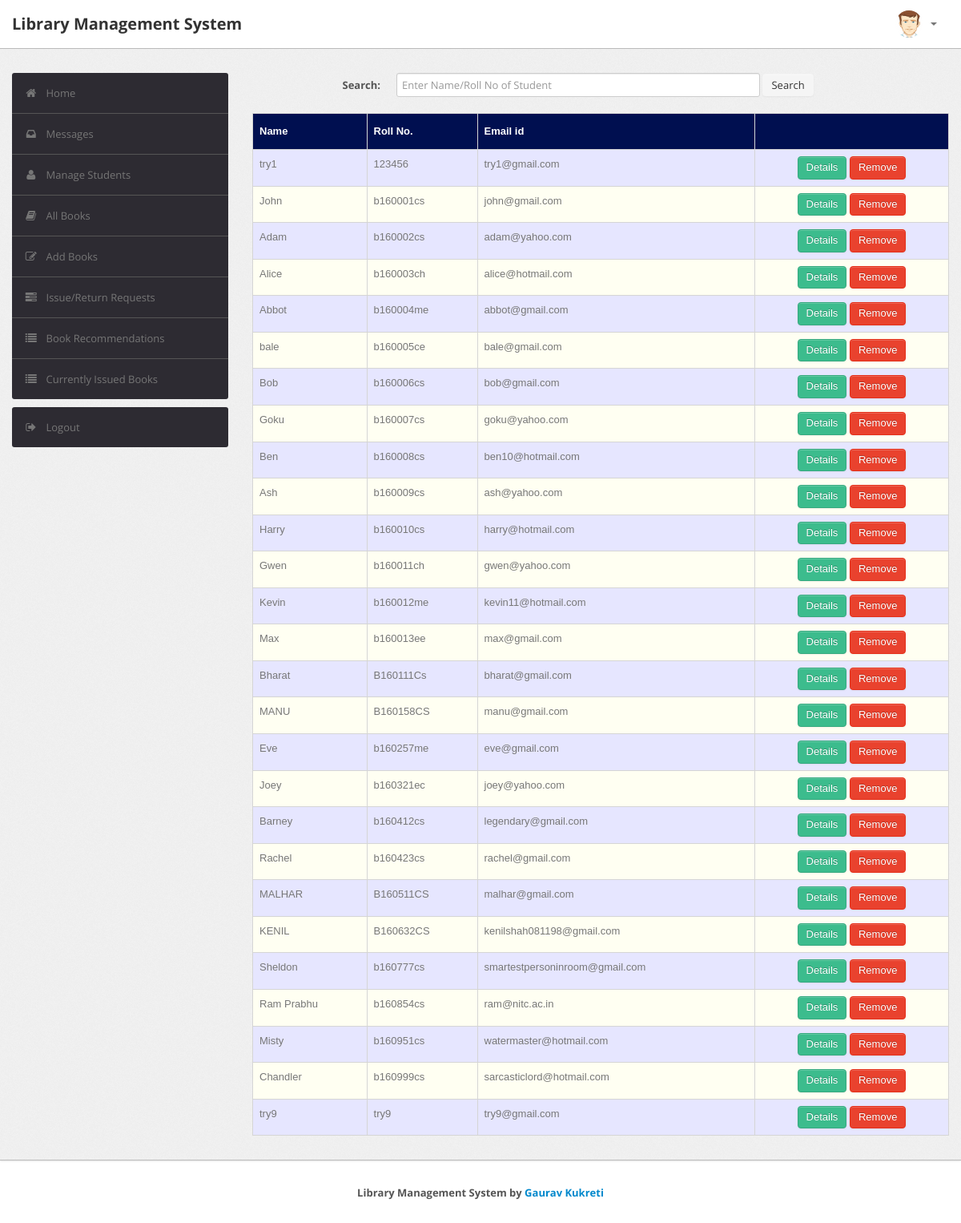
Screenshot of /admin/student.php (signed in) with the database file from the repository.
### tables this page shows
CREATE TABLE `user` (
  `RollNo` varchar(50) NOT NULL,
  `Name` varchar(50) DEFAULT NULL,
  `Type` varchar(50) DEFAULT NULL,
  `EmailId` varchar(50) DEFAULT NULL,
  `MobNo` bigint(11) DEFAULT NULL,
  `Password` varchar(50) DEFAULT NULL
);

### admin/student.php (the view, shortened to what this page needs)
<?php
require('dbconn.php');
?>
<?php
if ($_SESSION['RollNo']) {
    ?>
<!DOCTYPE html>
<html lang="en">
    <head>
        <link type="text/css" href="bootstrap/css/bootstrap.min.css" rel="stylesheet">
        <link type="text/css" href="bootstrap/css/bootstrap-responsive.min.css" rel="stylesheet">
        <link type="text/css" href="css/theme.css" rel="stylesheet">
        <link type="text/css" href="images/icons/css/font-awesome.css" rel="stylesheet">
    </head>
    <body>
        <div class="navbar navbar-fixed-top">
            <div class="navbar-inner">
                <div class="container">
                        <a class="brand" href="index.php">Library Management System</a>
                    <div class="nav-collapse collapse navbar-inverse-collapse">
                        <ul class="nav pull-right">
                            <li class="nav-user dropdown"><a href="#" class="dropdown-toggle" data-toggle="dropdown">
                                <img src="images/user.png" class="nav-avatar" />
                                <b class="caret"></b></a>
                            </li>
                        </ul>
                    </div>
                </div>
            </div>
        </div>
        <div class="wrapper">
            <div class="container">
                <div class="row">
                    <div class="span3">
                        <div class="sidebar">
                            <ul class="widget widget-menu unstyled">
                                <li class="active"><a href="index.php"><i class="menu-icon icon-home"></i>Home
                                </a></li>
                                 <li><a href="message.php"><i class="menu-icon icon-inbox"></i>Messages</a>
                                </li>
                                <li><a href="student.php"><i class="menu-icon icon-user"></i>Manage Students </a>
                                </li>
                                <li><a href="book.php"><i class="menu-icon icon-book"></i>All Books </a></li>
                                <li><a href="addbook.php"><i class="menu-icon icon-edit"></i>Add Books </a></li>
                                <li><a href="requests.php"><i class="menu-icon icon-tasks"></i>Issue/Return Requests </a></li>
                                <li><a href="recommendations.php"><i class="menu-icon icon-list"></i>Book Recommendations </a></li>
                                <li><a href="current.php"><i class="menu-icon icon-list"></i>Currently Issued Books </a></li>
                            </ul>
                            <ul class="widget widget-menu unstyled">
                                <li><a href="logout.php"><i class="menu-icon icon-signout"></i>Logout </a></li>
                            </ul>
                        </div>
                    </div>
                    <div class="span9">
                        <form class="form-horizontal row-fluid" action="student.php" method="post">
                                        <div class="control-group">
                                            <label class="control-label" for="Search"><b>Search:</b></label>
                                            <div class="controls">
                                                <input type="text" id="title" name="title" placeholder="Enter Name/Roll No of Student" class="span8" required>
                                                <button type="submit" name="submit"class="btn">Search</button>
                                            </div>
                                        </div>
                                    </form>
                                    <br>
                                    <?php
                                    if(isset($_POST['submit']))
                                        {$s=$_POST['title'];
                                            $sql="select * from lms.user where (RollNo='$s' or Name like '%$s%') and RollNo<>'ADMIN'";
                                        }
                                    else
                                        $sql="select * from lms.user where RollNo<>'ADMIN'";
                                    $result=$conn->query($sql);
                                    $rowcount=mysqli_num_rows($result);
                                    if(!($rowcount))
                                        echo "<br><center><h2><b><i>No Results</i></b></h2></center>";
                                    else
                                    {
                                    ?>
                        <table class="table" id = "tables">
                                  <thead>
                                    <tr>
                                      <th>Name</th>
                                      <th>Roll No.</th>
                                      <th>Email id</th>
                                      <th></th>
                                    </tr>
                                  </thead>
                                  <tbody>
                    <?php
                            while($row=$result->fetch_assoc())
                            {
                                $email=$row['EmailId'];
                                $name=$row['Name'];
                                $rollno=$row['RollNo'];
                            ?>
                                    <tr>
                                      <td><?php echo $name ?></td>
                                      <td><?php echo $rollno ?></td>
                                      <td><?php echo $email ?></td>
                                        <td>
                                        <center>
                                            <a href="studentdetails.php?id=<?php echo $rollno; ?>" class="btn btn-success">Details</a>
                                            <a href="remove_student.php?id=<?php echo $rollno; ?>" class="btn btn-danger">Remove</a>
                                      </center>
                                        </td>
                                    </tr>
                            <?php }} ?>
                                  </tbody>
                                </table>
                            </div>
                </div>
            </div>
        </div>
        <div class="footer">
            <div class="container" style="display: flex; justify-content: center; align-items: center;">
                <b>Library Management System by <a target="_blank" href="https://github.com/GauravKukreti">Gaurav
                        Kukreti</a></b>
            </div>
        </div>
    </body>
</html>
<?php }
else {
    echo "<script type='text/javascript'>alert('Access Denied!!!')</script>";
} ?>

### admin/css/theme.css (style rules this page uses)
#tables { font-family: "Trebuchet MS", Arial, Helvetica, sans-serif; border-collapse: collapse; width: 100%; }
#tables td, #tables th { border: 1px solid #ddd; padding: 8px; }
#tables tr:nth-child(even) { background-color: #fffff2; }
#tables tr:nth-child(odd) { background-color: #e6e6ff; }
#tables th { padding-top: 12px; padding-bottom: 12px; text-align: left; background-color: #000F50; color: white; }
body { font-size: 13px; font-family: 'Open Sans', Arial, sans-serif; background: #fff; color: #777 }
strong, b { color: #555 }
.wrapper { background: url(../images/bg.png) #eee; border-bottom: 1px solid #bbb; -webkit-box-shadow: 0 1px 2px rgba(0,0,0,0.1); -moz-box-shadow: 0 1px 2px rgba(0,0,0,0.1); box-shadow: 0 1px 2px rgba(0,0,0,0.1); padding: 30px 0 }
.footer { color: #999; padding: 30px 0 60px }
form { margin: 0 }
select, textarea, input[type="text"], input[type="password"], input[type="datetime"], input[type="datetime-local"], input[type="date"], input[type="month"], input[type="time"], input[type="week"], input[type="number"], input[type="email"], input[type="url"], input[type="search"], input[type="tel"], input[type="color"], .uneditable-input, label, input, button, select, textarea { -webkit-border-radius: 3px; -moz-border-radius: 3px; border-radius: 3px; font-size: 13px; font-family: 'Open Sans', Tahoma, Arial, sans-serif }
body [class^="icon-"], body [class*=" icon-"] { font-size: 14px; line-height: 20px; height: 20px }
.form-horizontal .control-group, .form-vertical .control-group { margin-bottom: 0 }
.navbar { position: static!important; margin: 0!important }
.navbar .navbar-inner { background: #fff; border-bottom: 1px solid #bbb; -webkit-box-shadow: 0 1px 2px rgba(0,0,0,0.15); -moz-box-shadow: 0 1px 2px rgba(0,0,0,0.15); box-shadow: 0 1px 2px rgba(0,0,0,0.15) }
.navbar .brand { color: #333; font-weight: bold; font-size: 20px; margin-right: 20px; padding: 20px }
.navbar .nav>li>a { padding: 20px 15px; font-weight: bold; color: #777 }
.nav-user>a { height: 20px }
.nav-avatar { width: 34px; height: 34px; margin: -7px 5px 0 0; -webkit-border-radius: 50%; -moz-border-radius: 50%; border-radius: 50% }
.btn, .btn-box { -webkit-border-radius: 3px; -moz-border-radius: 3px; border-radius: 3px }
.btn { font-size: 13px; font-weight: 600 }
.btn { display: inline-block; margin-bottom: 0; font-weight: 400; text-align: center; vertical-align: middle; cursor: pointer; background-image: none; border: 1px solid transparent; white-space: nowrap; padding: 4px 10px; font-size: 13px; line-height: 1.42857; border-radius: 4px; -webkit-user-select: none; -moz-user-select: none; -ms-user-select: none; user-select: none }
.btn-success { color: #fff; background-color: #3cbc8d; border-color: #36a97f }
.btn-danger { color: #fff; background-color: #e9422e; border-color: #e52e18 }
.table { margin-bottom: 0 }
.table th, .table td { border-color: #d5d5d5!important }
.widget-menu { background: #fff; -webkit-border-radius: 3px; -moz-border-radius: 3px; border-radius: 3px; overflow: hidden }
.widget-menu a { color: #555; display: block; line-height: 20px; padding: 15px; text-decoration: none!important }
.widget-menu .menu-icon { margin-right: 10px; color: #767676; -webkit-transition: all .2s ease-in-out; -moz-transition: all .2s ease-in-out; transition: all .2s ease-in-out; }
.widget-menu>li+li { border-top: 1px solid #555 }
.widget-menu>li>a { background-color: #2d2b32; color: #767676; -webkit-transition: all .2s ease-in-out; -moz-transition: all .2s ease-in-out; transition: all .2s ease-in-out; }

### rows the page displays
user: Name "try1", RollNo "123456", EmailId "try1@gmail.com"
user: Name "John", RollNo "b160001cs", EmailId "john@gmail.com"
user: Name "Adam", RollNo "b160002cs", EmailId "adam@yahoo.com"
user: Name "Alice", RollNo "b160003ch", EmailId "alice@hotmail.com"
user: Name "Abbot", RollNo "b160004me", EmailId "abbot@gmail.com"
user: Name "bale", RollNo "b160005ce", EmailId "bale@gmail.com"
user: Name "Bob", RollNo "b160006cs", EmailId "bob@gmail.com"
user: Name "Goku", RollNo "b160007cs", EmailId "goku@yahoo.com"
user: Name "Ben", RollNo "b160008cs", EmailId "ben10@hotmail.com"
user: Name "Ash", RollNo "b160009cs", EmailId "ash@yahoo.com"
user: Name "Harry", RollNo "b160010cs", EmailId "harry@hotmail.com"
user: Name "Gwen", RollNo "b160011ch", EmailId "gwen@yahoo.com"
user: Name "Kevin", RollNo "b160012me", EmailId "kevin11@hotmail.com"
user: Name "Max", RollNo "b160013ee", EmailId "max@gmail.com"
user: Name "Bharat", RollNo "B160111Cs", EmailId "bharat@gmail.com"
user: Name "MANU", RollNo "B160158CS", EmailId "manu@gmail.com"
user: Name "Eve", RollNo "b160257me", EmailId "eve@gmail.com"
user: Name "Joey", RollNo "b160321ec", EmailId "joey@yahoo.com"
user: Name "Barney", RollNo "b160412cs", EmailId "legendary@gmail.com"
user: Name "Rachel", RollNo "b160423cs", EmailId "rachel@gmail.com"
user: Name "MALHAR", RollNo "B160511CS", EmailId "malhar@gmail.com"
user: Name "KENIL", RollNo "B160632CS", EmailId "kenilshah081198@gmail.com"
user: Name "Sheldon", RollNo "b160777cs", EmailId "smartestpersoninroom@gmail.com"
user: Name "Ram Prabhu", RollNo "b160854cs", EmailId "ram@nitc.ac.in"
user: Name "Misty", RollNo "b160951cs", EmailId "watermaster@hotmail.com"
user: Name "Chandler", RollNo "b160999cs", EmailId "sarcasticlord@hotmail.com"
user: Name "try9", RollNo "try9", EmailId "try9@gmail.com"
